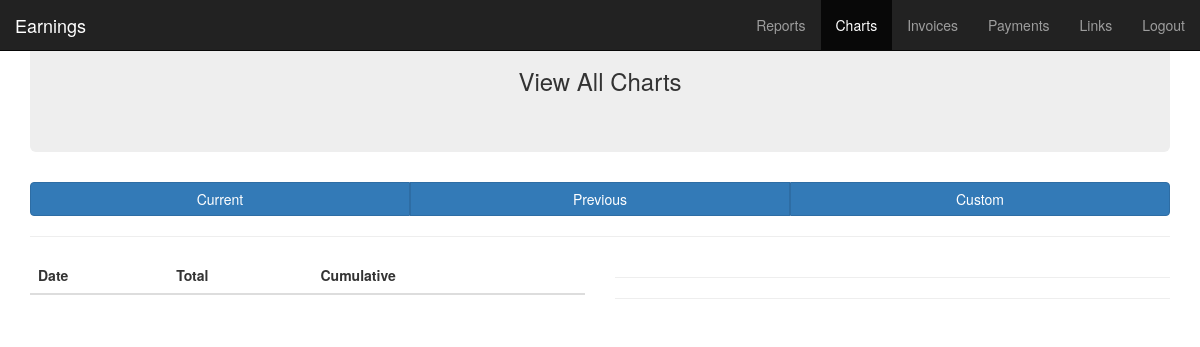
Page /charts/2/ (signed in) on the earlier database version.
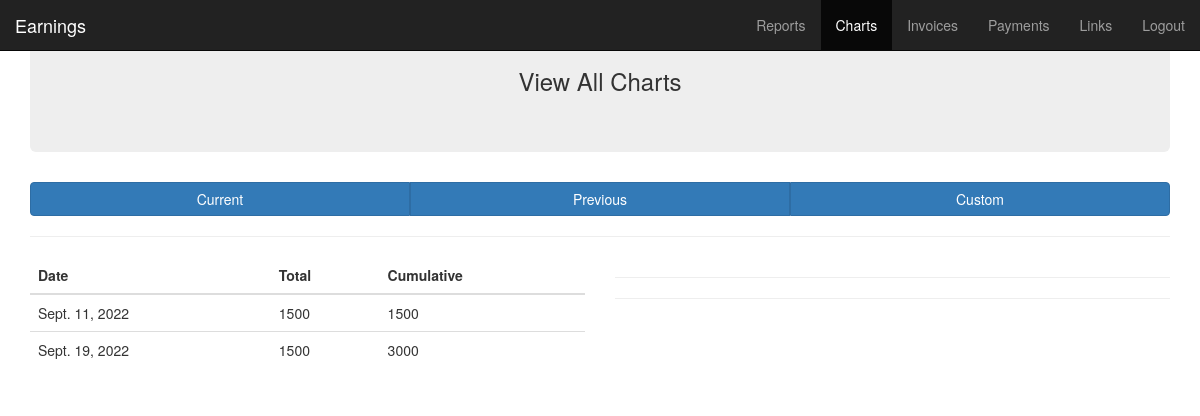
Same page on the later database version.
### reports/models.py (models this page shows, shortened)
class Class(models.Model):
    student = models.CharField(max_length=30)
    date = models.DateField()
    start_time = models.TimeField()
    end_time = models.TimeField()
    subject = models.CharField(max_length=30)
    topic = models.CharField(max_length=60)
    homework = models.CharField(max_length=60, default='None')
    brought_over = models.CharField(max_length=60, default='No')
    remarks = models.CharField(max_length=100, default="None")
    duration = models.FloatField()
    payout = models.IntegerField()

### charts/views.py (the view)
# urls.py: 2. Add a URL to urlpatterns:  path('', views.home, name='home')
@login_required
def home(request, tab_id):
    if tab_id in (1,2):
        start_date, end_date = rviews.get_dates(tab_id)
    else:
        start_date, end_date = request.POST["modal_start_date"], request.POST["modal_end_date"]
    classes = Class.objects.filter(
        date__gte=start_date,
        date__lte=end_date
    ).order_by("date", "start_time")
    day_totals = get_day_totals(classes)
    charts_date, charts_day_totals, charts_cum_totals = get_for_chart(day_totals)
    charts_students, charts_stu_totals = get_student_wise(classes)
    context = {
        "day_totals": day_totals,
        "charts_date": charts_date,
        "charts_day_totals" : charts_day_totals,
        "charts_cum_totals" : charts_cum_totals,
        "students": charts_students,
        "chart_student_totals" : charts_stu_totals
    }
    return render(request, 'charts/home.html', context)

### charts/views.py (called while the page is built)
def get_day_totals(classes):
    d_wise = {}
    for c in classes:
        if c.date in d_wise:
            d_wise[c.date][0] += c.payout
        else:
            d_wise[c.date] = []
            d_wise[c.date].append(c.payout)
    cum = 0
    for day in d_wise:
        cum += d_wise[day][0]
        d_wise[day].append(cum)
    return d_wise

def get_for_chart(day_totals):
    dates = []
    d_t = []
    d_c = []
    for key in day_totals:
        dates.append(f"{key.strftime('%d')} {key.strftime('%b')}")
        d_t.append(day_totals[key][0])
        d_c.append(day_totals[key][1])
    return dates, d_t, d_c

def get_student_wise(classes):
    s_wise = {}
    for c in classes:
        if c.student in s_wise:
            s_wise[c.student] += c.payout
        else:
            s_wise[c.student] = c.payout
    s_wise = {k: v for k, v in sorted(s_wise.items(), key=lambda item: item[1], reverse=True)}
    return list(s_wise.keys()), list(s_wise.values())

### charts/templates/charts/home.html (shortened to what this page needs)
<!DOCTYPE html>
<html lang="en">
<head>
    {% load static %}
  <link rel="stylesheet" href="https://maxcdn.bootstrapcdn.com/bootstrap/3.4.1/css/bootstrap.min.css">
</head>
<body>
    <div class="container">
        <nav class="navbar navbar-inverse navbar-fixed-top">
          <div class="container-fluid">
            <div class="navbar-header">
              <a class="navbar-brand" href="{% url 'landing' %}">Earnings</a>
            </div>
            <ul class="nav navbar-nav navbar-right">
              <li><a href="{% url 'dashboard' 1%}">Reports</a></li>
              <li class="active"><a href="#">Charts</a></li>
              <li><a href="{% url 'invoices_home' %}">Invoices</a></li>
              <li><a href="{% url 'payments' %}">Payments</a></li>
              <li><a href="{% url 'links' %}">Links</a></li>
              <li><a href="{% url 'logout' %}">Logout</a></li>
            </ul>
          </div>
        </nav>
        <div class="jumbotron text-center">
            <h3>View All Charts </h3>
        </div>
        <div class="btn-group btn-group-justified">
                <a href="{% url 'charts' 1 %}" class="btn btn-primary">Current</a>
                <a href="{% url 'charts' 2 %}" class="btn btn-primary">Previous</a>
                <a href="{% url 'charts' 3 %}" class="btn btn-primary"
                   data-toggle = "modal"
                   data-target="#exampleModal">Custom</a>
            </div>
        <hr>
    </div>
    <div class="container">
        <div class="row">
            <div class="col-md-6">
                <div class="table-responsive">
                  <table class="table table-hover">
                    <thead>
                      <tr>
                        <th>Date</th>
                        <th>Total</th>
                        <th>Cumulative</th>
                      </tr>
                    </thead>
                    <tbody>
                    {% for key, value in day_totals.items %}
                      <tr>
                        <td>{{key}}</td>
                          {% for v in value %}
                            <td>{{v}}</td>
                          {% endfor %}
                      </tr>
                    {% endfor %}
                    </tbody>
                  </table>
              </div>
            </div>
            <div class="col-md-6">
                <hr>
                <hr>
            </div>
        </div>
    </div>
</body>
</html>

Differences in the rows shown:
added Class: day_totals "Sept. 11, 2022"
added Class: day_totals "Sept. 19, 2022"
Other differences:
new list line: "1500 1500"
new list line: "1500 3000"
